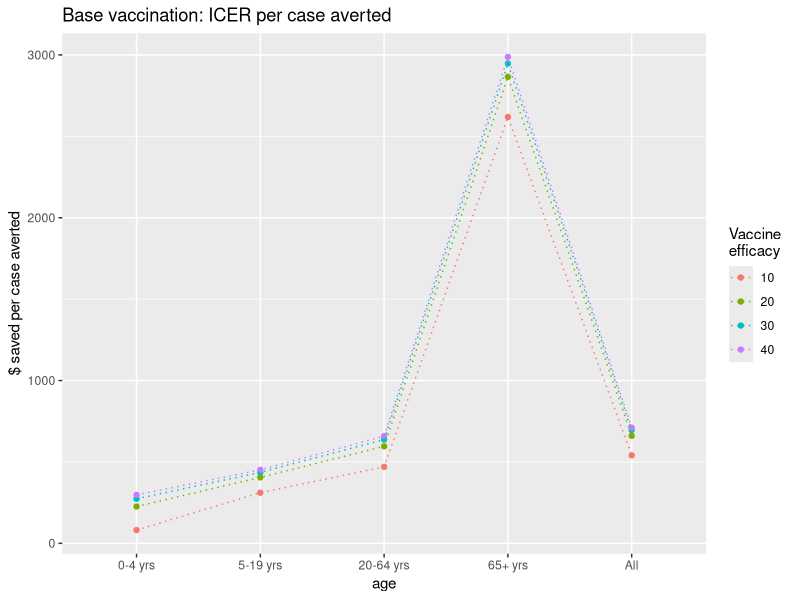
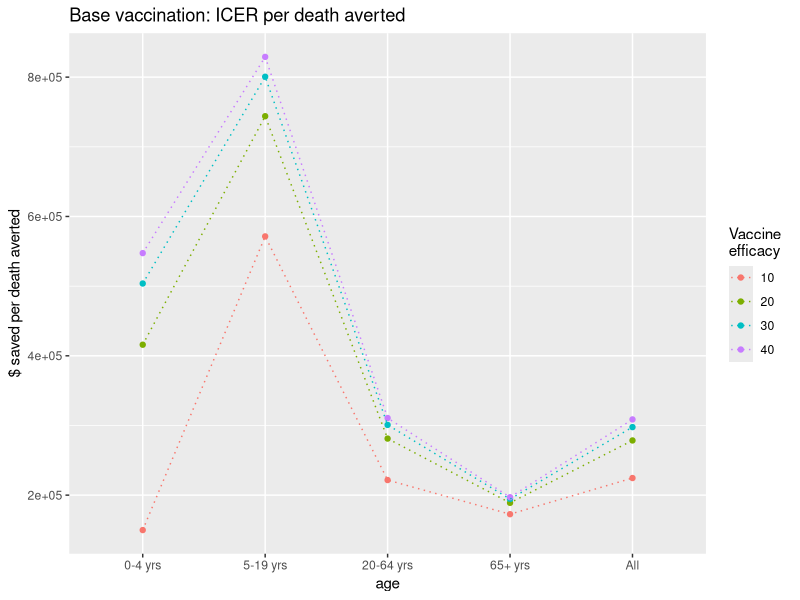
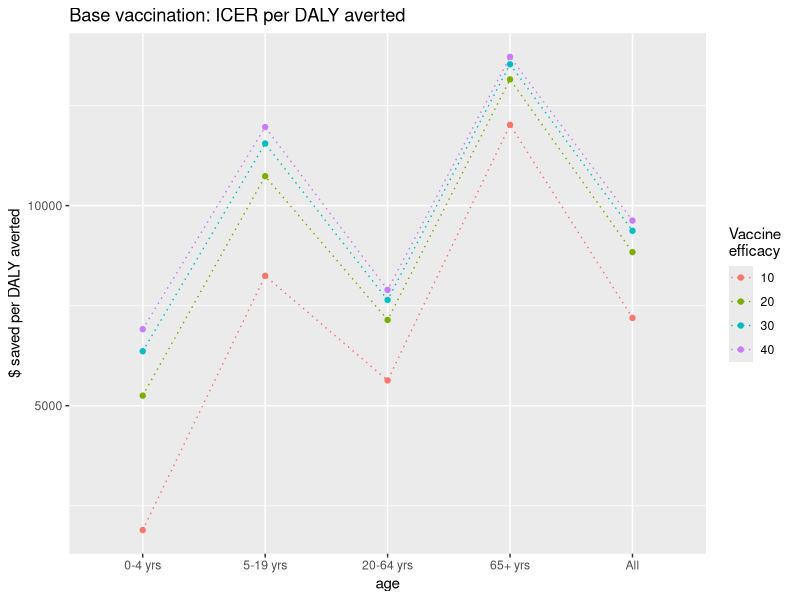
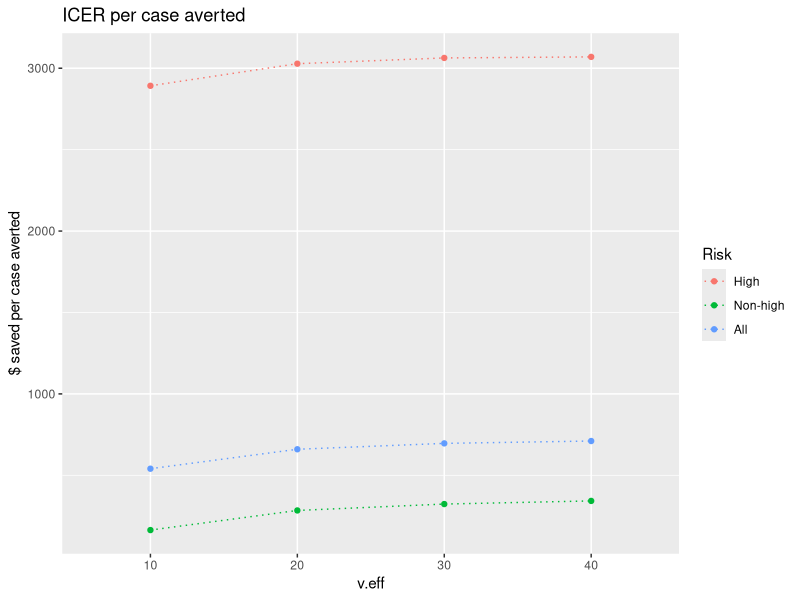
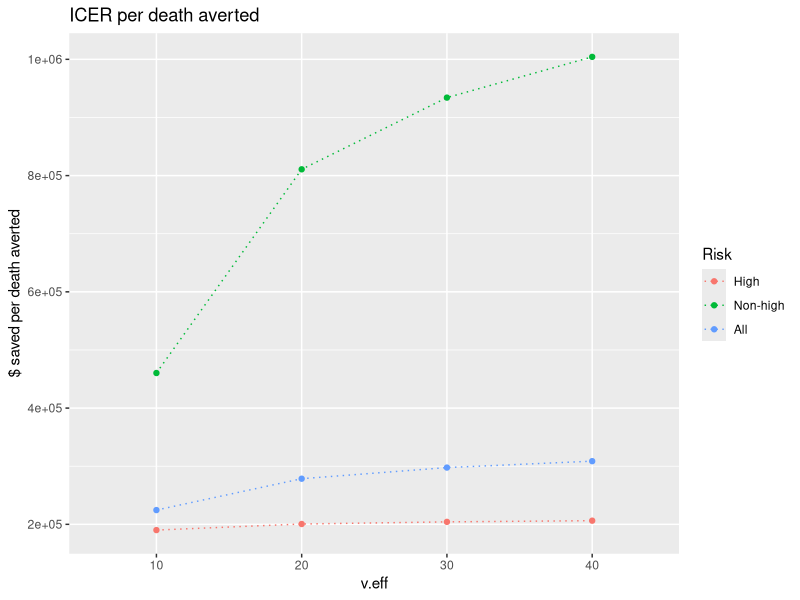
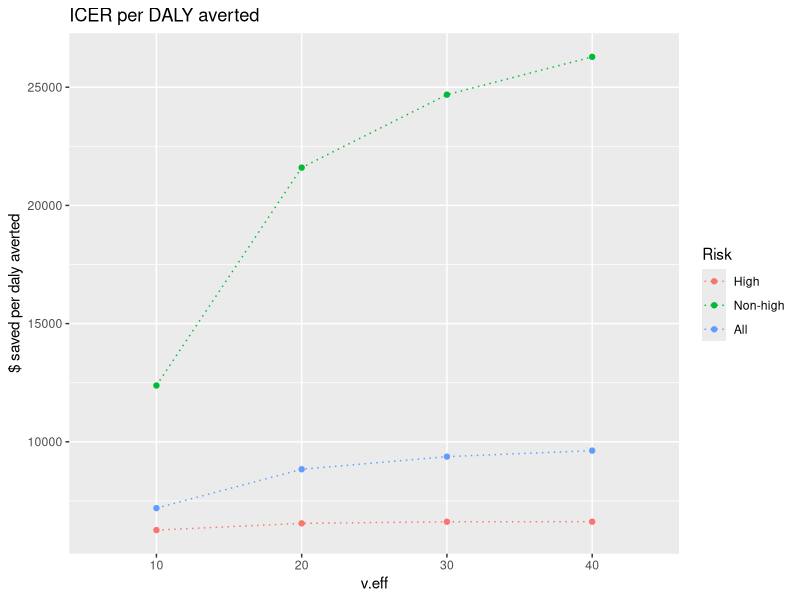
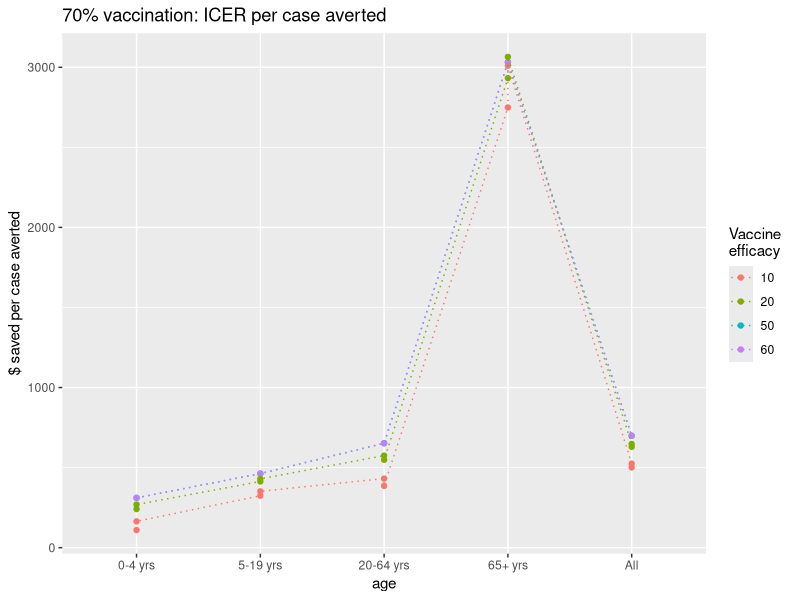
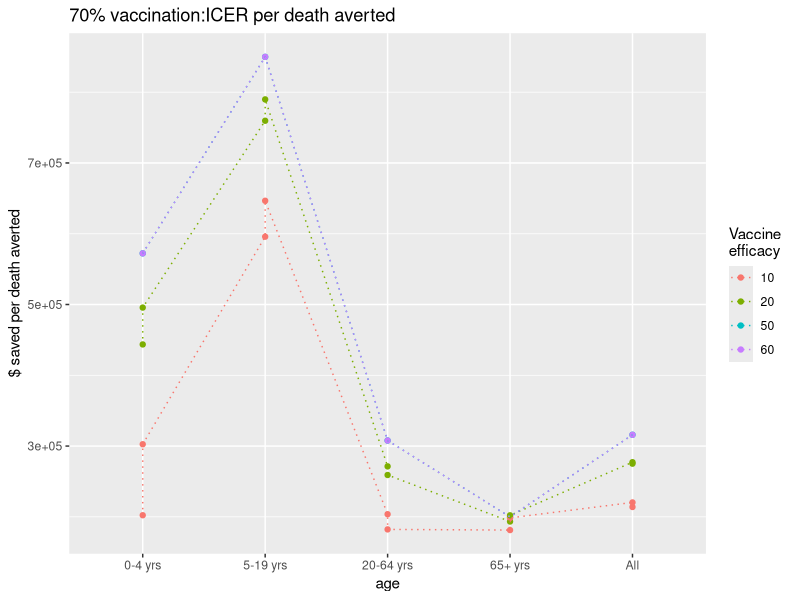

Write the R code that produced these figures, in order.
## ---- chunk 1
knitr::opts_chunk$set(echo = TRUE, cache = TRUE, warning = FALSE, message = FALSE, tidy = TRUE)
## ---- chunk 2
rm(list = ls(all.names = TRUE))
library(ggplot2); library(tidyr); library(dplyr)
library(knitr); library(rmarkdown)
## ---- chunk 3
data <- read.csv("df/icer-all.csv", as.is = TRUE)
df <- data[(data$scenario!="base"),]

df$cases.averted <- as.numeric(df$cases.averted)
df$cases.averted.per100k <- as.numeric(df$cases.averted.per100k)
df$icer.case.averted <- as.numeric(df$icer.case.averted)
df$deaths.averted <- as.numeric(df$deaths.averted)
df$deaths.averted.per100k <- as.numeric(df$ deaths.averted.per100k)
df$icer.death.averted <- as.numeric(df$icer.death.averted)
df$dalys <- as.numeric(df$dalys)
df$dalys.per100k <- as.numeric(df$dalys.per100k)
df$dalys.averted <- as.numeric(df$dalys.averted)
df$dalys.averted.per100k <- as.numeric(df$dalys.averted.per100k)
df$icer.daly.averted <- as.numeric(df$icer.daly.averted)
## ---- chunk 4
# subset relevant efficacies
df2 <- df[!(df$scenario == 'vaxbase' & df$v.eff %in% c(50, 60)),]
table(df2$v.eff, useNA = 'always')

df3 <- df2[!(df2$scenario == 'vax70' & df2$v.eff %in% c(30,40)), ]
table(df3$scenario, df3$v.eff, useNA = 'always')

# factors
df3$age <- factor(df3$age, levels = c("0-4 yrs", "5-19 yrs", "20-64 yrs", "65+ yrs", "All"))
df3$risk <- factor(df3$risk, levels = c("High", "Non-high", "All"))
df3$scenario <- factor(df3$scenario, levels = c("vaxbase", "vax70"))
df3$v.eff <- factor(df3$v.eff)

# subset
df_base <- df3[(df3$scenario == 'vaxbase'),]
df_vax70 <- df3[(df3$scenario == 'vax70'),]
## ---- chunk 5
# age groups
age_df_base <- df_base[(df_base$risk == "All"),]
age_df_vax70 <- df_vax70[(df_vax70$risk == "All"),]

# risk groups
risk_df_base <- df_base[!(df_base$age == 'All'),]
risk_df_vax70 <- df_vax70[!(df_vax70$age == 'All'),]
## ---- chunk 6
## Figure. Base vaccination: ICERs.
# icer per case averted
ggplot(age_df_base, aes(x = age, y = icer.case.averted, color = v.eff, group = v.eff)) +
  geom_point() + geom_line(linetype = "dotted") + labs(color = "Vaccine \nefficacy") +
  ylab("$ saved per case averted") + ggtitle("Base vaccination: ICER per case averted")
# icer per death averted
ggplot(age_df_base, aes(x = age, y = icer.death.averted, color = v.eff, group = v.eff)) +
  geom_point() + geom_line(linetype = "dotted") + labs(color = "Vaccine \nefficacy") + 
  ylab("$ saved per death averted") + ggtitle("Base vaccination: ICER per death averted")
# icer per daly averted
ggplot(age_df_base, aes(x = age, y = icer.daly.averted, color = v.eff, group = v.eff)) +
  geom_point() + geom_line(linetype = "dotted") + labs(color = "Vaccine \nefficacy") + 
  ylab("$ saved per DALY averted") + ggtitle("Base vaccination: ICER per DALY averted")
#
ggplot(df_base[(df_base$age=="All"),], aes(x = v.eff, y = icer.case.averted, group = risk, color = risk)) +
  geom_point() + geom_line(linetype = "dotted") + labs(color = "Risk") +
  ylab("$ saved per case averted") + ggtitle("ICER per case averted")
ggplot(df_base[(df_base$age=="All"),], aes(x = v.eff, y = icer.death.averted, group = risk, color = risk)) +
  geom_point() + geom_line(linetype = "dotted") + labs(color = "Risk") +
  ylab("$ saved per death averted") + ggtitle("ICER per death averted")
ggplot(df_base[(df_base$age=="All"),], aes(x = v.eff, y = icer.daly.averted, group = risk, color = risk)) +
  geom_point() + geom_line(linetype = "dotted") + labs(color = "Risk") +
  ylab("$ saved per daly averted") + ggtitle("ICER per DALY averted")
## ---- chunk 7
## Figure. 70% Vaccination: ICERs.
g <- ggplot(df_vax70[(df_vax70$age=="All"),])
t1 <- labs(y = "$ saved per case averted", title = "70% vaccination: ICER per case averted")
t2 <- labs(y = "$ saved per death averted", title = "70% vaccination:ICER per death averted")
t3 <- labs(y = "$ saved per DALY averted", title = "70% vaccination: ICER per DALY averted")

# icer per case averted
ggplot(age_df_vax70, aes(x = age, y = icer.case.averted, color = v.eff, group = v.eff)) +
  geom_point() + geom_line(linetype = "dotted") + labs(color = "Vaccine \nefficacy") + t1
# icer per death averted
ggplot(age_df_vax70, aes(x = age, y = icer.death.averted, color = v.eff, group = v.eff)) +
  geom_point() + geom_line(linetype = "dotted") + labs(color = "Vaccine \nefficacy") + t2
# icer per daly averted
ggplot(age_df_vax70, aes(x = age, y = icer.daly.averted, color = v.eff, group = v.eff)) +
  geom_point() + geom_line(linetype = "dotted") + labs(color = "Vaccine \nefficacy") + t3
#
g + aes(x = v.eff, y = icer.case.averted, group = risk, color = risk) + 
  geom_point() + geom_line(linetype = "dotted") + t1
g + aes(x = v.eff, y = icer.death.averted, group = risk, color = risk) + 
  geom_point() + geom_line(linetype = "dotted") + t2
g + aes(x = v.eff, y = icer.daly.averted, group = risk, color = risk) + 
  geom_point() + geom_line(linetype = "dotted") + t3
## ---- chunk 8
# Base case

## ---- chunk 9
# age groups
ggplot(age_df_base, aes(x = age, y = cases.per100k, group = v.eff, color = v.eff)) +
  geom_point() + geom_line(linetype = "dotted") + labs(color = "Vaccine \nefficacy") + 
  ylab("Cases per 100k") + ggtitle("Base vaccination: Cases per 100k")
ggplot(age_df_base, aes(x = age, y = cases.averted.per100k, group = v.eff, color = v.eff)) +
  geom_point() + geom_line(linetype = "dotted") + labs(color = "Vaccine \nefficacy") + 
  ylab("Cases per 100k") + ggtitle("Base vaccination: Averted cases per 100k")

# risk groups
ggplot(df_base, aes(x = age, y = cases.per100k, group = risk, color = risk)) +
  geom_point() + geom_line(linetype = "dotted") + labs(color = "Risk group") + 
  ylab("Cases per 100k") + ggtitle("Base vaccination: Number of cases per 100k") + facet_grid(~ v.eff)
ggplot(df_base, aes(x = age, y = cases.averted.per100k, group = risk, color = risk)) +
  geom_point() + geom_line(linetype = "dotted") + labs(color = "Risk group") + 
  ylab("Cases per 100k") + ggtitle("Base vaccination: Averted cases per 100k") + facet_grid(~ v.eff)
## ---- chunk 10
# age groups
ggplot(age_df_vax70, aes(x = age, y = cases.per100k, group = v.eff, color = v.eff)) +
  geom_point() + geom_line(linetype = "dotted") + labs(color = "Vaccine \nefficacy") + 
  ylab("Cases per 100k") + ggtitle("70% vaccination: Number of cases per 100k")
ggplot(age_df_vax70, aes(x = age, y = cases.averted.per100k, group = v.eff, color = v.eff)) +
  geom_point() + geom_line(linetype = "dotted") + labs(color = "Vaccine \nefficacy") + 
  ylab("Cases per 100k") + ggtitle("70% vaccination: Averted cases per 100k")

# risk groups
ggplot(df_vax70, aes(x = age, y = cases.per100k, group = risk, color = risk)) +
  geom_point() + geom_line(linetype = "dotted") + labs(color = "Risk group") + 
  ylab("Cases per 100k") + ggtitle("70% vaccination: Number of cases per 100k") + facet_grid(~ v.eff)
ggplot(df_vax70, aes(x = age, y = cases.averted.per100k, group = risk, color = risk)) +
  geom_point() + geom_line(linetype = "dotted") + labs(color = "Risk group") + 
  ylab("Cases per 100k") + ggtitle("70% vaccination: Averted cases per 100k") + facet_grid(~ v.eff)
## ---- chunk 11
# age groups
ggplot(age_df_base, aes(x = age, y = deaths.per100k, group = v.eff, color = v.eff)) +
  geom_point() + geom_line(linetype = "dotted") + labs(color = "Vaccine \nefficacy") + 
  ylab("Deaths per 100k") + ggtitle("Base vaccination: Deaths per 100k")
ggplot(age_df_base, aes(x = age, y = deaths.averted.per100k, group = v.eff, color = v.eff)) +
  geom_point() + geom_line(linetype = "dotted") + labs(color = "Vaccine \nefficacy") + 
  ylab("Deaths per 100k") + ggtitle("Base vaccination: Averted deaths per 100k")

# risk groups
ggplot(risk_df_base, aes(x = age, y = deaths.per100k, group = risk, color = risk)) +
  geom_point() + geom_line(linetype = "dotted") + labs(color = "Risk group") + 
  ylab("Deaths per 100k") + ggtitle("Base vaccination: Deaths per 100k") + facet_grid(~ v.eff)
ggplot(risk_df_base, aes(x = age, y = deaths.averted.per100k, group = risk, color = risk)) +
  geom_point() + geom_line(linetype = "dotted") + labs(color = "Risk group") + 
  ylab("Deaths per 100k") + ggtitle("Base vaccination: Averted deaths per 100k") + facet_grid(~ v.eff)
## ---- chunk 12
# age groups
ggplot(age_df_vax70, aes(x = age, y = deaths.per100k, group = v.eff, color = v.eff)) +
  geom_point() + geom_line(linetype = "dotted") + labs(color = "Vaccine \nefficacy") + 
  ylab("Deaths per 100k") + ggtitle("70% vaccination: Deaths per 100k")
ggplot(age_df_vax70, aes(x = age, y = deaths.averted.per100k, group = v.eff, color = v.eff)) +
  geom_point() + geom_line(linetype = "dotted") + labs(color = "Vaccine \nefficacy") + 
  ylab("Deaths per 100k") + ggtitle("70% vaccination: Averted deaths per 100k")

# risk groups
ggplot(risk_df_vax70, aes(x = age, y = deaths.per100k, group = risk, color = risk)) +
  geom_point() + geom_line(linetype = "dotted") + labs(color = "Risk group") + 
  ylab("Deaths per 100k") + ggtitle("70% vaccination: Deaths per 100k") + facet_grid(~ v.eff)
ggplot(risk_df_vax70, aes(x = age, y = deaths.averted.per100k, group = risk, color = risk)) +
  geom_point() + geom_line(linetype = "dotted") + labs(color = "Risk group") + 
  ylab("Deaths per 100k") + ggtitle("70% vaccination: Averted deaths per 100k") + facet_grid(~ v.eff)
## ---- chunk 13
# age groups
ggplot(age_df_base, aes(x = age, y = dalys.per100k, group = v.eff, color = v.eff)) +
  geom_point() + geom_line(linetype = "dotted") + labs(color = "Vaccine \nefficacy") + 
  ylab("DALYs per 100k") + ggtitle("Base vaccination: DALYs per 100k")
ggplot(age_df_base, aes(x = age, y = dalys.averted.per100k, group = v.eff, color = v.eff)) +
  geom_point() + geom_line(linetype = "dotted") + labs(color = "Vaccine \nefficacy") + 
  ylab("DALYs per 100k") + ggtitle("Base vaccination: Averted DALYs per 100k")

# risk groups
ggplot(risk_df_base, aes(x = age, y = dalys.per100k, group = risk, color = risk)) +
  geom_point() + geom_line(linetype = "dotted") + labs(color = "Risk group") + 
  ylab("DALYs per 100k") + ggtitle("Base vaccination: DALYs per 100k") + facet_grid(~ v.eff)
ggplot(risk_df_base, aes(x = age, y = dalys.averted.per100k, group = risk, color = risk)) +
  geom_point() + geom_line(linetype = "dotted") + labs(color = "Risk group") + 
  ylab("DALYs per 100k") + ggtitle("Base vaccination: Averted DALYs per 100k") + facet_grid(~ v.eff)
## ---- chunk 14
# age groups
ggplot(age_df_vax70, aes(x = age, y = dalys.per100k, group = v.eff, color = v.eff)) +
  geom_point() + geom_line(linetype = "dotted") + labs(color = "Vaccine \nefficacy") + 
  ylab("DALYs per 100k") + ggtitle("70% vaccination: DALYs per 100k")
ggplot(age_df_vax70, aes(x = age, y = dalys.averted.per100k, group = v.eff, color = v.eff)) +
  geom_point() + geom_line(linetype = "dotted") + labs(color = "Vaccine \nefficacy") + 
  ylab("DALYs per 100k") + ggtitle("70% vaccination: Averted DALYs per 100k")

# risk groups
ggplot(risk_df_vax70, aes(x = age, y = dalys.per100k, group = risk, color = risk)) +
  geom_point() + geom_line(linetype = "dotted") + labs(color = "Risk group") + 
  ylab("DALYs per 100k") + ggtitle("70% vaccination: DALYs per 100k") + facet_grid(~ v.eff)
ggplot(risk_df_vax70, aes(x = age, y = dalys.averted.per100k, group = risk, color = risk)) +
  geom_point() + geom_line(linetype = "dotted") + labs(color = "Risk group") + 
  ylab("DALYs per 100k") + ggtitle("70% vaccination: Averted DALYs per 100k") + facet_grid(~ v.eff)
